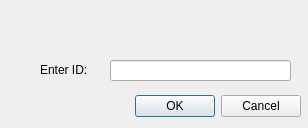
<?xml version="1.0" encoding="UTF-8"?>
<ui version="4.0">
 <class>Dialog_Connect_to_Server</class>
 <widget class="QDialog" name="Dialog_Connect_to_Server">
  <property name="geometry">
   <rect>
    <x>0</x>
    <y>0</y>
    <width>308</width>
    <height>128</height>
   </rect>
  </property>
  <property name="windowTitle">
   <string>Dialog</string>
  </property>
  <widget class="QDialogButtonBox" name="buttonBox">
   <property name="geometry">
    <rect>
     <x>-40</x>
     <y>90</y>
     <width>341</width>
     <height>32</height>
    </rect>
   </property>
   <property name="orientation">
    <enum>Qt::Horizontal</enum>
   </property>
   <property name="standardButtons">
    <set>QDialogButtonBox::Cancel|QDialogButtonBox::Ok</set>
   </property>
  </widget>
  <widget class="QLineEdit" name="lineEdit">
   <property name="geometry">
    <rect>
     <x>110</x>
     <y>60</y>
     <width>181</width>
     <height>21</height>
    </rect>
   </property>
  </widget>
  <widget class="QLabel" name="label">
   <property name="geometry">
    <rect>
     <x>40</x>
     <y>60</y>
     <width>61</width>
     <height>20</height>
    </rect>
   </property>
   <property name="text">
    <string>Enter ID:</string>
   </property>
  </widget>
 </widget>
 <resources/>
 <connections>
  <connection>
   <sender>buttonBox</sender>
   <signal>accepted()</signal>
   <receiver>Dialog_Connect_to_Server</receiver>
   <slot>accept()</slot>
   <hints>
    <hint type="sourcelabel">
     <x>248</x>
     <y>254</y>
    </hint>
    <hint type="destinationlabel">
     <x>157</x>
     <y>274</y>
    </hint>
   </hints>
  </connection>
  <connection>
   <sender>buttonBox</sender>
   <signal>rejected()</signal>
   <receiver>Dialog_Connect_to_Server</receiver>
   <slot>reject()</slot>
   <hints>
    <hint type="sourcelabel">
     <x>316</x>
     <y>260</y>
    </hint>
    <hint type="destinationlabel">
     <x>286</x>
     <y>274</y>
    </hint>
   </hints>
  </connection>
 </connections>
</ui>
